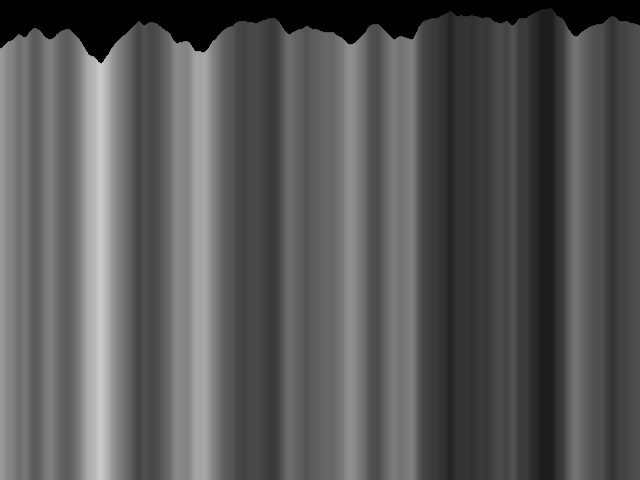
Frame 1 (no input)
Frame 60 (the mouse pressed at the canvas centre just before this capture): identical to frame 1, image omitted
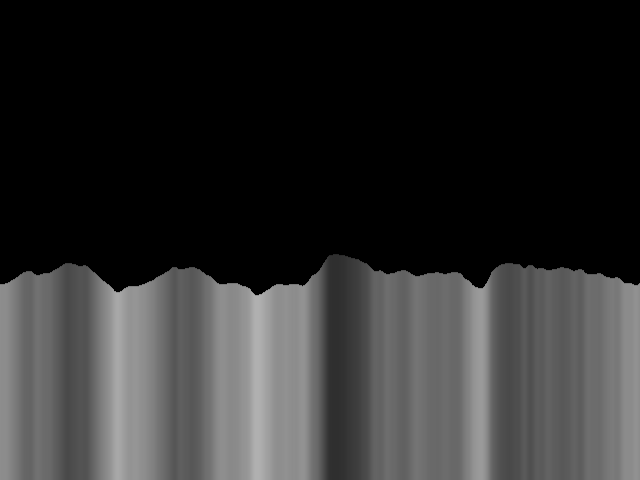
Frame 120 (the mouse held since frame 60 and released just before this capture)

The Processing sketch that drew these frames (run headless with seeded random() and noise(); from frame 60 on, the mouse is pressed at the canvas centre):

// Processing sketch: noise
// ── noise.pde
float noiseScale = 0.02;

void setup() {
  size(640, 480);
  background(0); 

}

void draw() {
  background(0);
  for (int x=0; x < width; x++) {
    float noiseVal = noise((mouseX+x)*noiseScale, mouseY*noiseScale);
    stroke(noiseVal*255);
    line(x, mouseY+noiseVal*80, x, height);
  }

}
